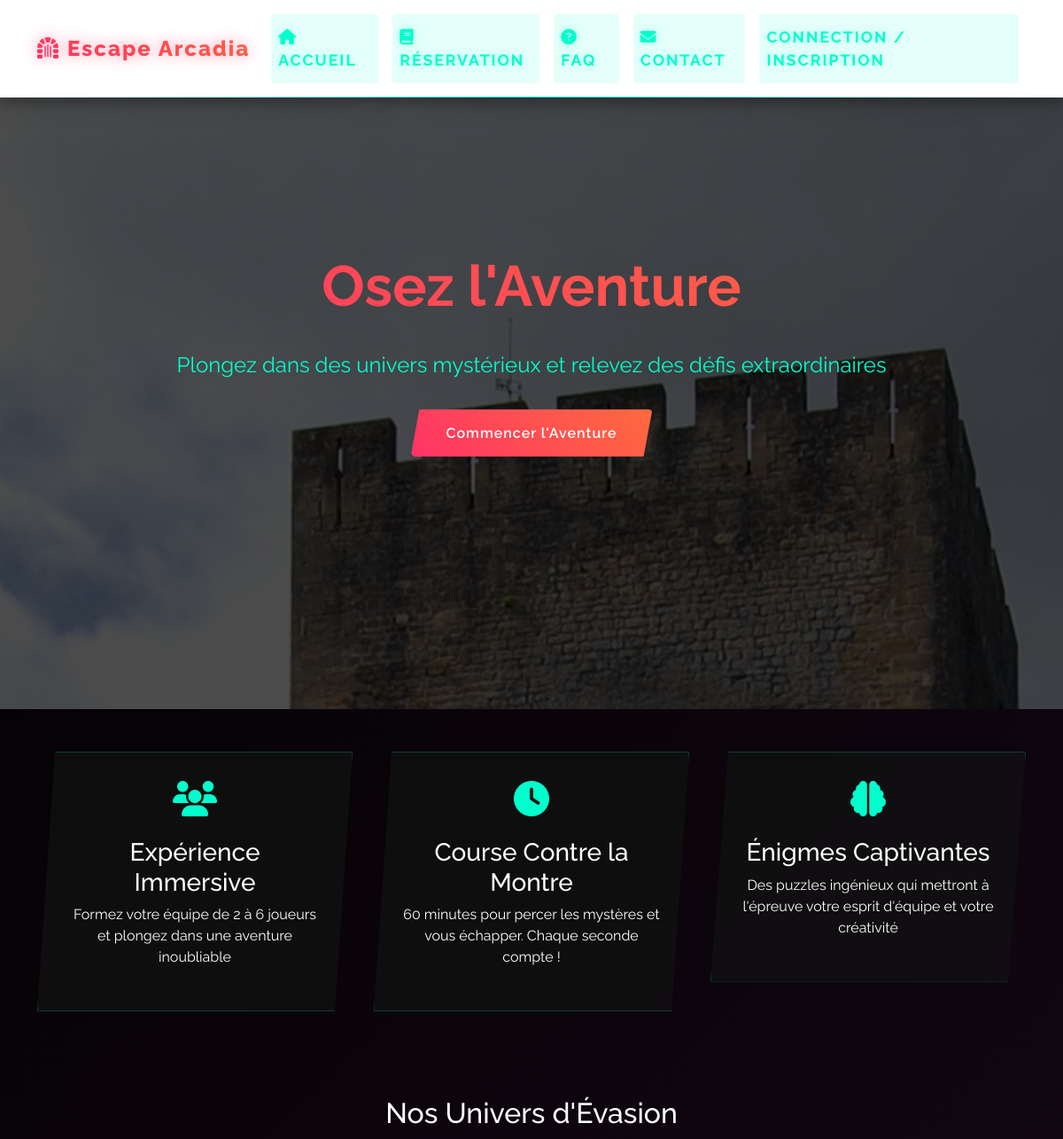
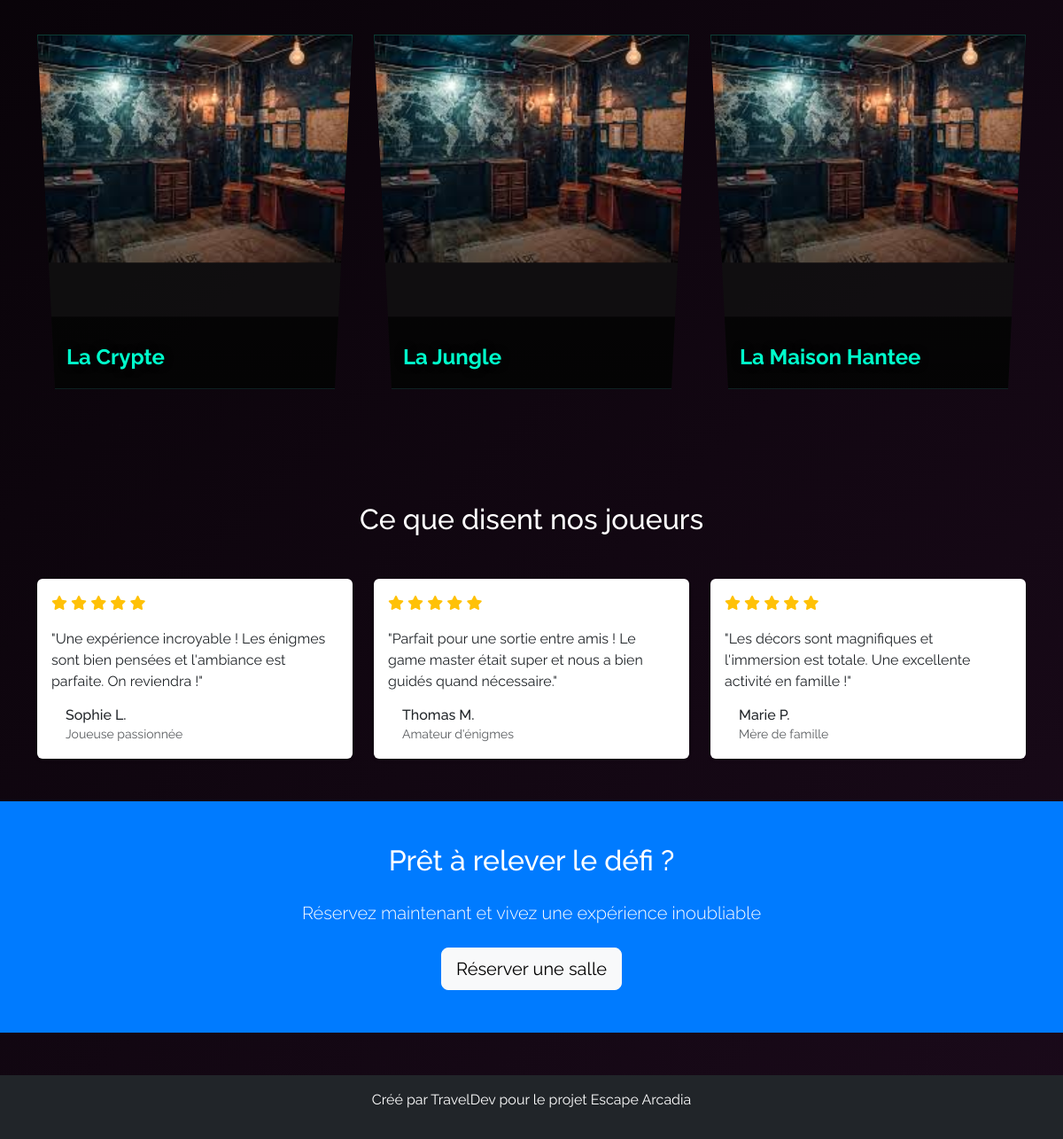
The page / on the database its author committed (2 pictures, top to bottom).
### tables this page shows
CREATE TABLE salles (
    id INT PRIMARY KEY AUTO_INCREMENT,
    nom VARCHAR(100) NOT NULL,
    image LONGBLOB,
    theme_id INT,
    description TEXT,
    duree INT NOT NULL,  
    nb_joueurs_min INT NOT NULL,
    nb_joueurs_max INT NOT NULL,
    prix INT NOT NULL,  
    FOREIGN KEY (theme_id) REFERENCES themes(id)
);

### controllers/affichage/afficherEscapegame.php (called while the page is built, shortened)
<?php
include('bdd/Database.php');
include('models/escapegame.php');
$escapegame = new EscapeGame($bdd);
if (isset($_GET['min_price']) && isset($_GET['max_price'])) {
    $allsalles = $escapegame->getSallesByPriceRange($_GET['min_price'], $_GET['max_price']);
} elseif (isset($_GET['min_players']) && isset($_GET['max_players'])) {
    $allsalles = $escapegame->getSallesByPlayerRange($_GET['min_players'], $_GET['max_players']);
}else{
    $allsalles = $escapegame->getAllSalles();
}
?>

### models/escapegame.php (called while the page is built, shortened)
<?php
class EscapeGame {
    private $bdd;
    function __construct($bdd) {
        $this->bdd = $bdd;
    }
    public function getAllSalles() {
        $req = $this->bdd->prepare("SELECT * FROM salles");
        $req->execute();
        return $req->fetchAll();
    }
}
?>

### views/accueil.php (the view, shortened to what this page needs)
<div class="hero-section">
    <div class="hero-content animate-fade-in">
        <h1 class="hero-title">Osez l'Aventure</h1>
        <p class="hero-subtitle">Plongez dans des univers mystérieux et relevez des défis extraordinaires</p>
        <a href="index.php?page=reservation" class="btn btn-primary">Commencer l'Aventure</a>
    </div>
</div>
<section class="py-5">
    <div class="container">
        <div class="row g-4">
            <div class="col-md-4">
                <div class="feature-card text-center">
                    <i class="fas fa-users feature-icon"></i>
                    <h3>Expérience Immersive</h3>
                    <p>Formez votre équipe de 2 à 6 joueurs et plongez dans une aventure inoubliable</p>
                </div>
            </div>
            <div class="col-md-4">
                <div class="feature-card text-center">
                    <i class="fas fa-clock feature-icon"></i>
                    <h3>Course Contre la Montre</h3>
                    <p>60 minutes pour percer les mystères et vous échapper. Chaque seconde compte !</p>
                </div>
            </div>
            <div class="col-md-4">
                <div class="feature-card text-center">
                    <i class="fas fa-brain feature-icon"></i>
                    <h3>Énigmes Captivantes</h3>
                    <p>Des puzzles ingénieux qui mettront à l'épreuve votre esprit d'équipe et votre créativité</p>
                </div>
            </div>
        </div>
    </div>
</section>
<section class="py-5">
    <div class="container">
        <h2 class="text-center mb-5 animate-fade-in">Nos Univers d'Évasion</h2>
        <div class="row g-4">
            <?php
            include('controllers/affichage/afficherEscapegame.php');
            $salles = $escapegame->getAllSalles();
            foreach ($salles as $salle):
            ?>
            <div class="col-md-6 col-lg-4">
                <div class="room-card">
                    <?php if (empty($salle['image'])): ?>
                        <img src="image/default_salle.jpeg" class="room-image" alt="<?= htmlspecialchars($salle['nom']) ?>">
                    <?php else: ?>
                        <img class="room-image" alt="<?= htmlspecialchars($salle['nom']) ?>">
                    <?php endif; ?>
                    <div class="room-content">
                        <h3 class="room-title"><?= htmlspecialchars($salle['nom']) ?></h3>
                        <p class="room-description"></p>
                    </div>
                </div>
            </div>
            <?php endforeach; ?>
        </div>
    </div>
</section>
<section class="py-5">
    <div class="container">
        <h2 class="text-center mb-5">Ce que disent nos joueurs</h2>
        <div class="row g-4">
            <div class="col-md-4">
                <div class="card h-100 border-0 shadow-sm">
                    <div class="card-body">
                        <div class="text-warning mb-3">
                            <i class="fas fa-star"></i>
                            <i class="fas fa-star"></i>
                            <i class="fas fa-star"></i>
                            <i class="fas fa-star"></i>
                            <i class="fas fa-star"></i>
                        </div>
                        <p class="mb-3">"Une expérience incroyable ! Les énigmes sont bien pensées et l'ambiance est parfaite. On reviendra !"</p>
                        <div class="d-flex align-items-center">
                            <div class="ms-3">
                                <h6 class="mb-0">Sophie L.</h6>
                                <small class="text-muted">Joueuse passionnée</small>
                            </div>
                        </div>
                    </div>
                </div>
            </div>
            <div class="col-md-4">
                <div class="card h-100 border-0 shadow-sm">
                    <div class="card-body">
                        <div class="text-warning mb-3">
                            <i class="fas fa-star"></i>
                            <i class="fas fa-star"></i>
                            <i class="fas fa-star"></i>
                            <i class="fas fa-star"></i>
                            <i class="fas fa-star"></i>
                        </div>
                        <p class="mb-3">"Parfait pour une sortie entre amis ! Le game master était super et nous a bien guidés quand nécessaire."</p>
                        <div class="d-flex align-items-center">
                            <div class="ms-3">
                                <h6 class="mb-0">Thomas M.</h6>
                                <small class="text-muted">Amateur d'énigmes</small>
                            </div>
                        </div>
                    </div>
                </div>
            </div>
            <div class="col-md-4">
                <div class="card h-100 border-0 shadow-sm">
                    <div class="card-body">
                        <div class="text-warning mb-3">
                            <i class="fas fa-star"></i>
                            <i class="fas fa-star"></i>
                            <i class="fas fa-star"></i>
                            <i class="fas fa-star"></i>
                            <i class="fas fa-star"></i>
                        </div>
                        <p class="mb-3">"Les décors sont magnifiques et l'immersion est totale. Une excellente activité en famille !"</p>
                        <div class="d-flex align-items-center">
                            <div class="ms-3">
                                <h6 class="mb-0">Marie P.</h6>
                                <small class="text-muted">Mère de famille</small>
                            </div>
                        </div>
                    </div>
                </div>
            </div>
        </div>
    </div>
</section>
<section class="bg-primary text-white py-5">
    <div class="container text-center">
        <h2 class="mb-4">Prêt à relever le défi ?</h2>
        <p class="lead mb-4">Réservez maintenant et vivez une expérience inoubliable</p>
        <a href="index.php?page=reservation" class="btn btn-light btn-lg">Réserver une salle</a>
    </div>
</section>

### views/commun/header.php (shortened to what this page needs)
<!DOCTYPE html>
<html lang="fr">
<head>
    <link href="https://cdn.jsdelivr.net/npm/bootstrap@5.3.3/dist/css/bootstrap.min.css" rel="stylesheet">
    <link rel="stylesheet" href="https://cdnjs.cloudflare.com/ajax/libs/font-awesome/6.5.1/css/all.min.css" />
    <link rel="stylesheet" href="css/style.css">
</head>
<body>
<nav class="navbar navbar-expand-lg fixed-top">
  <div class="container">
    <a class="navbar-brand" href="/projetfin/"><i class="fas fa-dungeon me-2"></i>Escape Arcadia</a>
    <div class="collapse navbar-collapse" id="navbarNav">
      <ul class="navbar-nav me-auto">
        <?php if (!isset($_SESSION['utilisateur']) || ($_SESSION['utilisateur']['type_utilisateur'] != 3 && $_SESSION['utilisateur']['type_utilisateur'] != 2)) : ?>
        <li class="nav-item">
          <a class="nav-link <?php echo !isset($_GET['page']) || $_GET['page'] === 'accueil' ? 'active' : ''; ?>" href="/projetfin/"><i class="fas fa-home me-1"></i>Accueil</a>
        </li>
        <li class="nav-item">
          <a class="nav-link <?php echo isset($_GET['page']) && $_GET['page'] === 'reservation' ? 'active' : ''; ?>" href="index.php?page=reservation"><i class="fas fa-book me-1"></i>Réservation</a>
        </li>
        <li class="nav-item">
          <a class="nav-link <?php echo isset($_GET['page']) && $_GET['page'] === 'faq' ? 'active' : ''; ?>" href="index.php?page=faq"><i class="fas fa-question-circle me-1"></i>FAQ</a>
        </li>
        <li class="nav-item">
          <a class="nav-link <?php echo isset($_GET['page']) && $_GET['page'] === 'contact' ? 'active' : ''; ?>" href="index.php?page=contact"><i class="fas fa-envelope me-1"></i>Contact</a>
        </li>
        <?php endif; ?>
      </ul>
      <ul class="navbar-nav">
        <?php if (isset($_SESSION['utilisateur'])) : ?>
          <li class="nav-item dropdown">
            <a class="nav-link dropdown-toggle" href="#" role="button" data-bs-toggle="dropdown" aria-expanded="false">
              <i class="fas fa-user-circle me-1"></i><?php echo htmlspecialchars($_SESSION['utilisateur']['prenom']); ?>
            </a>
            <?php if (($_SESSION['utilisateur']['type_utilisateur'])==3) : ?>
              <ul class="dropdown-menu dropdown-menu-end">
                <li><a class="dropdown-item" href="index.php?page=compte"><i class="fas fa-user me-2"></i>Mon Profil</a></li>
                <li><hr class="dropdown-divider"></li>
                <li><a class="dropdown-item text-danger" href="index.php?page=deconnexion"><i class="fas fa-sign-out-alt me-2"></i>Déconnexion</a></li>
              </ul>
            <?php elseif (($_SESSION['utilisateur']['type_utilisateur'])==2) : ?>
              <ul class="dropdown-menu dropdown-menu-end">
                <li><a class="dropdown-item" href="index.php?page=compte"><i class="fas fa-user me-2"></i>Mon Profil</a></li>
                <li><hr class="dropdown-divider"></li>
                <li><a class="dropdown-item text-danger" href="index.php?page=deconnexion"><i class="fas fa-sign-out-alt me-2"></i>Déconnexion</a></li>
              </ul>
            <?php else : ?>
              <ul class="dropdown-menu dropdown-menu-end">
                <li><a class="dropdown-item" href="index.php?page=compte"><i class="fas fa-user me-2"></i>Mon Profil</a></li>
                <li><a class="dropdown-item" href="index.php?page=mesreservations"><i class="fas fa-ticket-alt me-2"></i>Mes Réservations</a></li>
                <li><hr class="dropdown-divider"></li>
                <li><a class="dropdown-item text-danger" href="index.php?page=deconnexion"><i class="fas fa-sign-out-alt me-2"></i>Déconnexion</a></li>
              </ul>
            <?php endif; ?>
          </li>
        <?php else : ?>
          <li class="nav-item">
            <a class="nav-link" href="index.php?page=connectioninscription">Connection / Inscription</a>
          </li>
        <?php endif; ?>
      </ul>
    </div>
  </div>
</nav>

### index.php (shortened to what this page needs)
<?php
include('views/commun/header.php');
$page = isset($_GET['page']) ? $_GET['page'] : 'accueil';
switch ($page) {
	default:
		include('views/accueil.php');
		break;
}
include('views/commun/footer.php');
?>

### views/commun/footer.php
<footer class="bg-dark text-white mt-5 p-3 text-center">
    <p>Créé par TravelDev pour le projet Escape Arcadia</p>
</footer>
</body>
</html>

### views/accueil.php (style rules this page uses)
.navbar { position: fixed; top: 0; left: 0; right: 0; z-index: 1000; background-color: white !important; }
.card { transition: transform 0.3s ease; }
.bg-primary { background-color: #007bff !important; }
.btn-primary { background-color: #007bff; border-color: #007bff; }

### rows shown on the page
salles: nom "La Crypte"
salles: nom "La Jungle"
salles: nom "La Maison Hantee"
